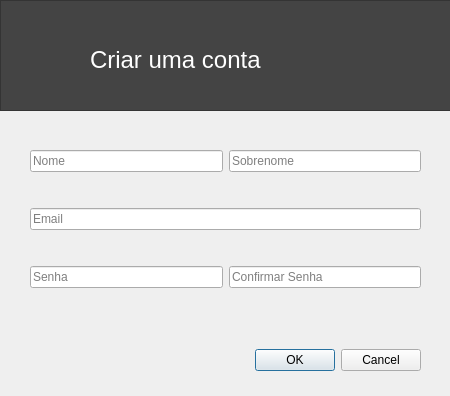
<?xml version="1.0" encoding="UTF-8"?>
<ui version="4.0">
 <class>Registration</class>
 <widget class="QDialog" name="Registration">
  <property name="geometry">
   <rect>
    <x>0</x>
    <y>0</y>
    <width>450</width>
    <height>396</height>
   </rect>
  </property>
  <property name="windowTitle">
   <string>Registrar -  Rexpress</string>
  </property>
  <widget class="QLabel" name="label">
   <property name="geometry">
    <rect>
     <x>30</x>
     <y>30</y>
     <width>51</width>
     <height>61</height>
    </rect>
   </property>
   <property name="text">
    <string/>
   </property>
   <property name="pixmap">
    <pixmap resource="../rexpress.qrc">:/icons/svg/conference_call.svg</pixmap>
   </property>
  </widget>
  <widget class="QWidget" name="gridLayoutWidget_2">
   <property name="geometry">
    <rect>
     <x>30</x>
     <y>140</y>
     <width>391</width>
     <height>161</height>
    </rect>
   </property>
   <layout class="QGridLayout" name="gridLayout_3">
    <item row="0" column="0">
     <layout class="QGridLayout" name="gridLayout">
      <item row="0" column="0">
       <widget class="QLineEdit" name="leFirstName">
        <property name="placeholderText">
         <string>Nome</string>
        </property>
       </widget>
      </item>
      <item row="0" column="1">
       <widget class="QLineEdit" name="leLastName">
        <property name="placeholderText">
         <string>Sobrenome</string>
        </property>
       </widget>
      </item>
     </layout>
    </item>
    <item row="1" column="0">
     <spacer name="horizontalSpacer">
      <property name="orientation">
       <enum>Qt::Horizontal</enum>
      </property>
      <property name="sizeHint" stdset="0">
       <size>
        <width>40</width>
        <height>20</height>
       </size>
      </property>
     </spacer>
    </item>
    <item row="4" column="0">
     <layout class="QGridLayout" name="gridLayout_4">
      <item row="0" column="0">
       <widget class="QLineEdit" name="lePassword">
        <property name="echoMode">
         <enum>QLineEdit::Password</enum>
        </property>
        <property name="placeholderText">
         <string>Senha</string>
        </property>
       </widget>
      </item>
      <item row="0" column="1">
       <widget class="QLineEdit" name="leConfirmPassword">
        <property name="echoMode">
         <enum>QLineEdit::Password</enum>
        </property>
        <property name="placeholderText">
         <string>Confirmar Senha</string>
        </property>
       </widget>
      </item>
     </layout>
    </item>
    <item row="3" column="0">
     <spacer name="horizontalSpacer_2">
      <property name="orientation">
       <enum>Qt::Horizontal</enum>
      </property>
      <property name="sizeHint" stdset="0">
       <size>
        <width>40</width>
        <height>20</height>
       </size>
      </property>
     </spacer>
    </item>
    <item row="2" column="0">
     <widget class="QLineEdit" name="leEmail">
      <property name="placeholderText">
       <string>Email</string>
      </property>
     </widget>
    </item>
   </layout>
  </widget>
  <widget class="QDialogButtonBox" name="btnBox">
   <property name="geometry">
    <rect>
     <x>210</x>
     <y>330</y>
     <width>211</width>
     <height>61</height>
    </rect>
   </property>
   <property name="orientation">
    <enum>Qt::Horizontal</enum>
   </property>
   <property name="standardButtons">
    <set>QDialogButtonBox::Cancel|QDialogButtonBox::Ok</set>
   </property>
  </widget>
  <widget class="QLabel" name="label_2">
   <property name="geometry">
    <rect>
     <x>90</x>
     <y>40</y>
     <width>209</width>
     <height>40</height>
    </rect>
   </property>
   <property name="text">
    <string>&lt;html&gt;&lt;head/&gt;&lt;body&gt;&lt;p&gt;&lt;span style=&quot; font-size:18pt; color:#ffffff;&quot;&gt;Criar uma conta&lt;/span&gt;&lt;/p&gt;&lt;/body&gt;&lt;/html&gt;</string>
   </property>
  </widget>
  <widget class="QFrame" name="frame">
   <property name="geometry">
    <rect>
     <x>0</x>
     <y>0</y>
     <width>451</width>
     <height>111</height>
    </rect>
   </property>
   <property name="styleSheet">
    <string notr="true">background-color: rgb(68, 68, 68);</string>
   </property>
   <property name="frameShape">
    <enum>QFrame::StyledPanel</enum>
   </property>
   <property name="frameShadow">
    <enum>QFrame::Raised</enum>
   </property>
  </widget>
  <zorder>frame</zorder>
  <zorder>label</zorder>
  <zorder>gridLayoutWidget_2</zorder>
  <zorder>label_2</zorder>
  <zorder>btnBox</zorder>
 </widget>
 <tabstops>
  <tabstop>leFirstName</tabstop>
  <tabstop>leLastName</tabstop>
  <tabstop>leEmail</tabstop>
  <tabstop>lePassword</tabstop>
  <tabstop>leConfirmPassword</tabstop>
 </tabstops>
 <resources>
  <include location="../rexpress.qrc"/>
 </resources>
 <connections/>
</ui>
